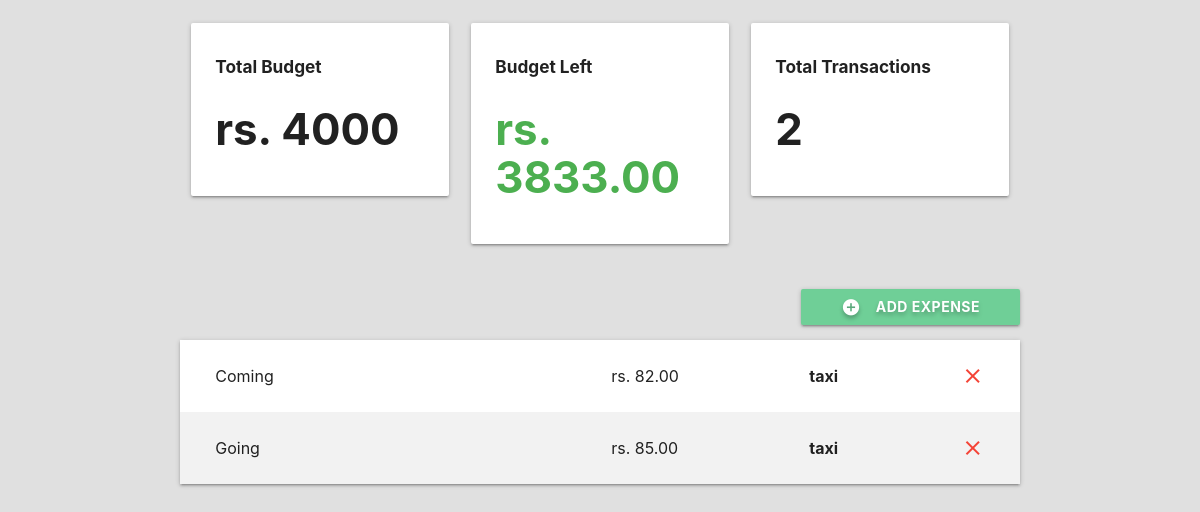
Page /jan06 on the committed database.
### budget/models.py (models this page shows, shortened)
class Date(models.Model):
    date = models.DateField(default=timezone.now)
    name = models.SlugField(max_length=100, unique=True, blank=True)
    budget = models.IntegerField()
    def budget_left(self):
        expense_list = Expense.objects.filter(date=self)
        total_expense_amount = 0
        for expense in expense_list:
            total_expense_amount += expense.amount
        return self.budget - total_expense_amount
    def total_transactions(self):
        expense_list = Expense.objects.filter(date=self)
        return len(expense_list)

class Expense(models.Model):
    date = models.ForeignKey(Date, on_delete=models.CASCADE, related_name='expenses')
    title = models.CharField(max_length=100)
    amount = models.DecimalField(max_digits=8, decimal_places=2)
    category = models.ForeignKey(Category, on_delete=models.CASCADE)

class Category(models.Model):
    date = models.ForeignKey(Date, on_delete=models.CASCADE)
    name = models.CharField(max_length=50)

### budget/views.py (the view, shortened to what this page needs)
# urls.py: path('<slug:date_slug>', views.date_detail, name='detail'),
def date_detail(request, date_slug):
    date = get_object_or_404(Date, name=date_slug)
    if request.method == 'GET':
        return render(request, 'budget/project-detail.html', {'date':date, 'expense_list':date.expenses.all(), 'category_list':Category.objects.filter(date=date)})
    elif request.method == 'DELETE':
        id = json.loads(request.body)['id']
        expense = get_object_or_404(Expense, id=id)
        expense.delete()
        return HttpResponse('')
    return HttpResponseRedirect(date_slug)

### budget/templates/budget/project-detail.html (shortened to what this page needs)
{% extends 'budget/base.html' %}
{% block content %}
{% load static %}
	<div class="container">
		<section class="section section-stats">
			<div class="row">
				<div class="col s12 m4 14">
					<div class="card-panel">
						<h6 class="bold">Total Budget</h6>
						<h3 class="bold">rs. {{ date.budget }}<h1>
					</div>
				</div>
				<div class="col s6 m4 14">
					<div class="card-panel">
						<h6 class="bold">Budget Left</h6>
						{% if date.budget_left > 0 %}
							<h3 class="bold green-text">rs. {{ date.budget_left }}<h1>
						{% elif date.budget_left == 0 %}
							<h3 class="bold orange-text">rs. {{ date.budget_left }}<h1>
						{% else %}
							<h3 class="bold red-text">rs. {{ date.budget_left }}<h1>
						{% endif %}
					</div>
				</div>
				<div class="col s6 m4 14">
					<div class="card-panel">
						<h6 class="bold">Total Transactions</h6>
						<h3 class="bold">{{ date.total_transactions }}<h1>
					</div>
				</div>
			</div>
		</section>
		<section class="section section-expenses">
			<div class="row">
				<button class="btn waves-effect right modal-trigger" href="#expenseModal">
					<i class="material-icons white-text left">add_circle</i>
					Add Expense
				</button>
			</div>
			<ul class="z-depth-1">
				{% for expense in expense_list %}
					<li>
						<div class="card-panel z-depth-0 expense">
							<div class="row">
								<div class="col m6">
									<span class="title">{{ expense.title }}</span>
								</div>
								<div class="col m3">
									<span class="title">rs. {{ expense.amount }}</span>
								</div>
								<div class="col m2">
									<span class="title bold">{{ expense.category.name }}</span>
								</div>
								<a onclick="deleteExpense({{ expense.id }})" class="col m1" href="">
									<i class="material-icons red-text right">close</i>
								</a>
							</div>
						</div>
					</li>
				{% endfor %}
			</ul>
		</section>
	</div>
{% endblock %}

### budget/static/budget/styles.css (style rules this page uses)
html { font-family: 'Montserrat'; background-color:#E0E0E0; }
.bold { font-weight: bold; }
.row { margin:0!important; }
.section-expenses button { padding:0px 40px; font-weight:bold; text-shadow:0px 3px 4px rgba(0, 0, 0, .25); background-color: #6FCF97; }
.section-expenses .expense { font-size:16px; border-radius:0; margin:0; }
.section-expenses li:nth-child(even) .expense { background-color:#F2F2F2; }

### rows in the picture
Date: budget "4000", budget_left "3833.00", total_transactions "2"
Expense: title "Coming", amount "82.00", category.name "taxi"
Expense: title "Going", amount "85.00", category.name "taxi"
